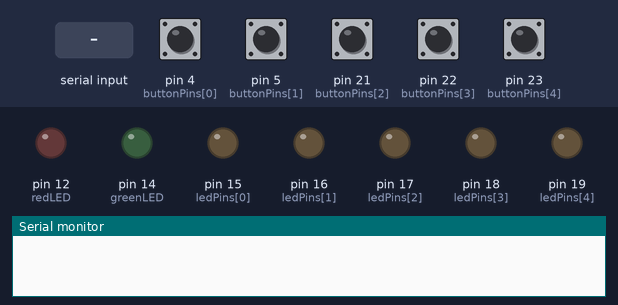
A sketch run on a simulated Arduino Mega 2560, built with avr-gcc and run on an emulated ATmega2560. Shown: output pins drawn as LEDs (lit = HIGH), the last lines printed to the serial monitor. Dashed ring = blinking. Inputs (shaded band) come from the test bench; at power-on: pin 4 (buttonPins[0]), pin 5 (buttonPins[1]), pin 21 (buttonPins[2]), pin 22 (buttonPins[3]), pin 23 (buttonPins[4]) HIGH.

Above: at 1.2 s.
1.3 s: "M\n" received over Serial
At 3.3 s:
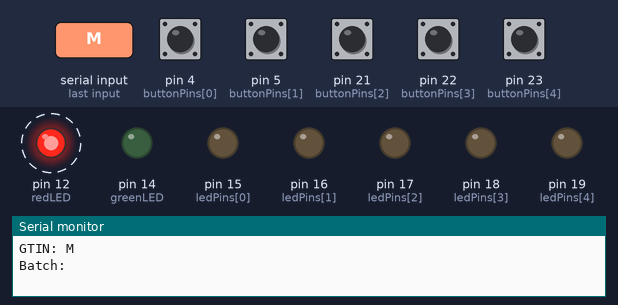
4.3 s: byte 10 ('\n') received over Serial
At 4.9 s:
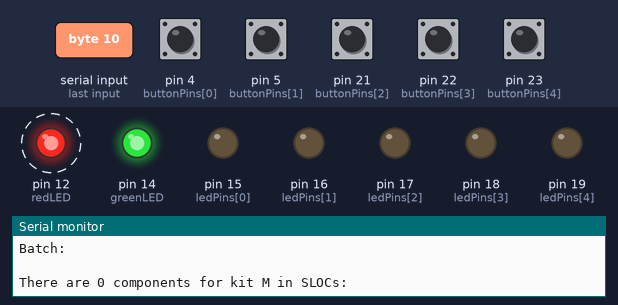
7.3 s: "1\n" received over Serial
At 9.6 s:
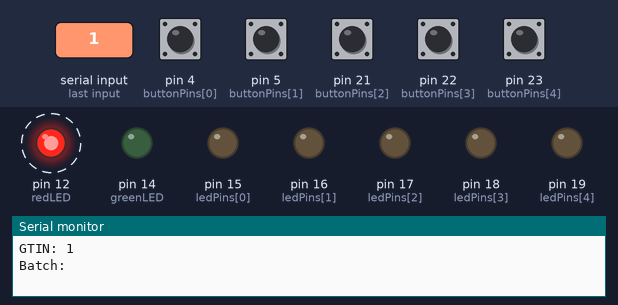
10.3 s: "0\n" received over Serial
At 11.8 s:
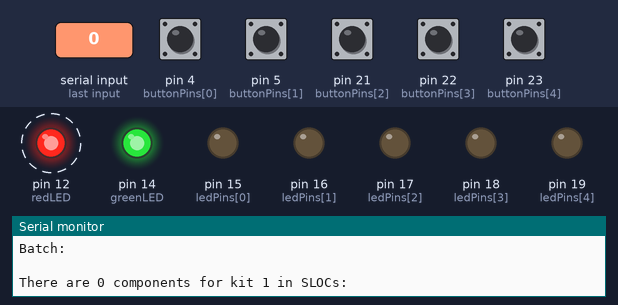
Timing chart, 0 to 14.3 s (numbered marks = the images above; inputs shaded):
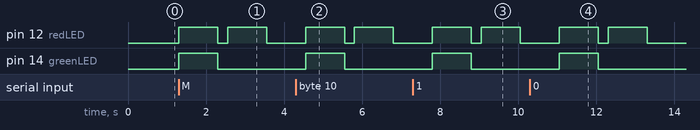

The sketch:

MorGTIN.ino
```cpp
// Tested with Adesso NuScan 5200TU
// 0076300342210 (Breakout Box) and 00763000533052 (Side ACC kit) Barcode configuration testing
// Jonah Kelley

const int greenLED = 14;
const int redLED = 12;
const int ledPins[] = {15, 16, 17, 18, 19}; // SLOCs, need to make some sort of directory, expand to have multiple LEDs from same pins
int SLOCTest[sizeof(ledPins)];
const int buttonPins[] = {4, 5, 21, 22, 23};
const int numLeds = sizeof(ledPins) / sizeof(ledPins[0]);
int buttonState[numLeds];
int litSLOCs[numLeds];
int pressedLeds = 0;
int litLeds = 0;
int savedLitLeds = 0;
int matchedKitIndex = -1;
//int SLOC = 2999; // temporary
//int savedSLOC = 2999;
String barcode = "";
String savedBarcode = "";
String GTIN = "";
String Batch = "";

struct KitConfig {
  String serial;
  bool leds[numLeds];
  String GTINs[numLeds];
  int SLOCs[numLeds];
};

KitConfig kitConfigs[] = {
  { "123456", { 0, 1, 1, 1, 1 }},
  { "55555P", { 1, 1, 0, 0, 0 }},
  { "00763000533052", { 1, 1, 1, 1, 1 }, { "00763000340285", "00763000340292", "00763000342210", "00763000351854", "00763000379094" }, { 3000, 4239, 3024, 3044, 4827 }}, // Side ACC kit, random nums for SLOCs to test
  { "00763000342210", { 0, 0, 0, 1, 1 }, {"0","0","0", "M014704C001", "M704430B020"}, {0, 0, 0, 3044, 4827 }} // Breakout Box
};

const int numKits = sizeof(kitConfigs) / sizeof(kitConfigs[0]);

void setup() {
  pinMode(greenLED, OUTPUT);
  pinMode(redLED, OUTPUT);
  for (int i = 0; i < numLeds; i++){
    pinMode(ledPins[i], OUTPUT);
    pinMode(buttonPins[i], INPUT_PULLUP);
  }
  Serial.begin(115200); // initialize, change to 115200 according to YT video?
}

void loop() {
  if (Serial.available()) { // check if there is serial input
    char num = Serial.read(); // read serial input
    if (isAlphaNumeric(num)) { // if barcode is alphanumeric
      barcode += num;
    }

    if (num == '\n') {
      digitalWrite(greenLED, HIGH); // turn on LED
      digitalWrite(redLED, HIGH);

      delay(1000);

      digitalWrite(greenLED, LOW); // turn off LED
      digitalWrite(redLED, LOW);
      delay(250);

      if (barcode.length() > 14){
        GTIN = barcode.substring(2, 16); // specific to 2210
        Batch = barcode.substring(18); // specific to 2210
      } else { // if they only scan GTIN, I didnt test these
        GTIN = barcode;
      }

      Serial.println(" ");
      Serial.print("Recieved: ");
      Serial.println(barcode);

      Serial.print("GTIN: ");
      Serial.println(GTIN);

      Serial.print("Batch: ");
      Serial.println(Batch);

      Serial.println(" ");

      processBarcode(GTIN);

      Serial.print("There are ");
      Serial.print(litLeds); // CONSTRAINTS: Assigns digital arduino pin to SLOC so amount of SLOCs is limited, this way might need multiple arduinos with different SLOCs coded
      Serial.print(" components for kit "); // Also assumes that all GTINs come from separate SLOCs
      Serial.print(GTIN);

      savedBarcode = GTIN;

      barcode = "";
      Serial.println(" in SLOCs: "); // UPDATE: Display quantity of same GTIN in same SLOC for picker to see how many they need to pick, still press button once

      if (matchedKitIndex != -1) {
        for (int i = 0; i < numLeds; i++) {
          if (kitConfigs[matchedKitIndex].leds[i]) {
            Serial.print(kitConfigs[matchedKitIndex].SLOCs[i]); // placeholder SLOCs to be replaced
            String M = kitConfigs[matchedKitIndex].GTINs[i];
            if (M.charAt(0) == 'M'){
              Serial.print(" - M Part: ");
            } else {
              Serial.print(" - GTIN: ");
            }
            // Serial.print(" - GTIN / M Part: ");
            Serial.print(kitConfigs[matchedKitIndex].GTINs[i]);
            Serial.println(", Batch: _____"); // batch from SAP, multiple batches shown?
          }
          Serial.println(" ");
        }
      }

      savedLitLeds = litLeds;
      GTIN = "";
      Batch = "";
      litLeds = 0; // reset so it doesn't add to the previous scan
    }
  }
  for (int i = 0; i < numKits; i++){
    for (int j = 0; j < numLeds; j++){
      if (digitalRead(buttonPins[j]) == LOW){
        if (buttonState[j] == 0 && litSLOCs[j] == 1){  // button hasn't been pressed AND is lit
          digitalWrite(ledPins[j], LOW);
          if (matchedKitIndex != -1) {
            Serial.print((savedLitLeds - 1) - j);
            Serial.println(" components remaining");
            String M = kitConfigs[matchedKitIndex].GTINs[j];
            if (M.charAt(0) == 'M'){
              Serial.print("M Part ");
            } else{
              Serial.print("GTIN ");
            }
            // Serial.print("GTIN / M Part ");
            Serial.print(kitConfigs[matchedKitIndex].GTINs[j]);
            Serial.print(" consumed from SLOC "); // UPDATE TO SHOW COMPONENT GTIN SOMEHOW
            Serial.println(kitConfigs[matchedKitIndex].SLOCs[j]); // UPDATE just goes in order, figure out how to assign slocs to button presses
            Serial.println(" ");
          }
          buttonState[j] = 1;
          litSLOCs[j] = 0; // reset for next scans
          pressedLeds = pressedLeds + 1;
          if (pressedLeds == savedLitLeds){
            delay(250);
            Serial.println(" ");
            Serial.print("Picking complete. All ");
            Serial.print(savedLitLeds);
            Serial.print(" components for GTIN ");
            Serial.print(savedBarcode);
            Serial.println(" consumed.");
            Serial.println("=====================================================================================================================================================================================================");
            pressedLeds = 0;
            savedLitLeds = 0;
            matchedKitIndex = -1;
          }
        }
      }
    }
  }

  for (int i = 0; i < numLeds; i++){
    buttonState[i] = 0; // reset for next scans
  }
}

void processBarcode(const String& GTIN) {
  bool kitFound = false;
  for (int i = 0; i < numKits; i++) {
    if (GTIN == kitConfigs[i].serial) {
      lightUpKitComponents(kitConfigs[i]);
      matchedKitIndex = i;
      kitFound = true;
      break;
    }
  }
  if (kitFound == false) {
    turnOffAllLeds();
    digitalWrite(redLED, HIGH); // turn on red LED for invalid barcode
    delay(1000);
    digitalWrite(redLED, LOW); // turn off red LED
    delay(1000);
    //turnOffAllLeds();
  } else {
    digitalWrite(greenLED, HIGH); // turn on green LED for valid barcode
    delay(1000);
    digitalWrite(greenLED, LOW); // turn off green LED
    delay(1000);
    //delay(4000);
    //turnOffAllLeds();
  }
}

void lightUpKitComponents(const KitConfig& kitConfig) {
  for (int i = 0; i < numLeds; i++) {
    if (kitConfig.leds[i]) {
      digitalWrite(ledPins[i], HIGH); // light LED if coded for that barcode to light
      litSLOCs[i] = 1; // stores which LEDs are lit
      litLeds = litLeds + 1;
    } else {
      digitalWrite(ledPins[i], LOW); // keep LED unlit if not in scope of barcode
    }
  }
}

void turnOffAllLeds() {
  for (int i = 0; i < numLeds; i++) {
    digitalWrite(ledPins[i], LOW);
  }
}
```

Measured:
- after the input at 1.3 s, pin 12 (redLED): alternates HIGH for 1.0 s and LOW for 0.25 s, starting at once; pin 14 (greenLED): LOW → HIGH at once, → LOW 1.0 s later
- after the input at 4.3 s, pin 12 (redLED): alternates HIGH for 1.0 s and LOW for 0.25 s, starting after 0.25 s; pin 14 (greenLED): LOW → HIGH after 0.25 s, → LOW 1.0 s later
- after the input at 7.3 s, pin 12 (redLED): alternates HIGH for 1.0 s and LOW for 0.25 s, starting after 0.50 s; pin 14 (greenLED): LOW → HIGH after 0.50 s, → LOW 1.0 s later
- after the input at 10.3 s, pin 12 (redLED): alternates HIGH for 1.0 s and LOW for 0.25 s, starting after 0.75 s; pin 14 (greenLED): LOW → HIGH after 0.75 s, → LOW 1.0 s later
